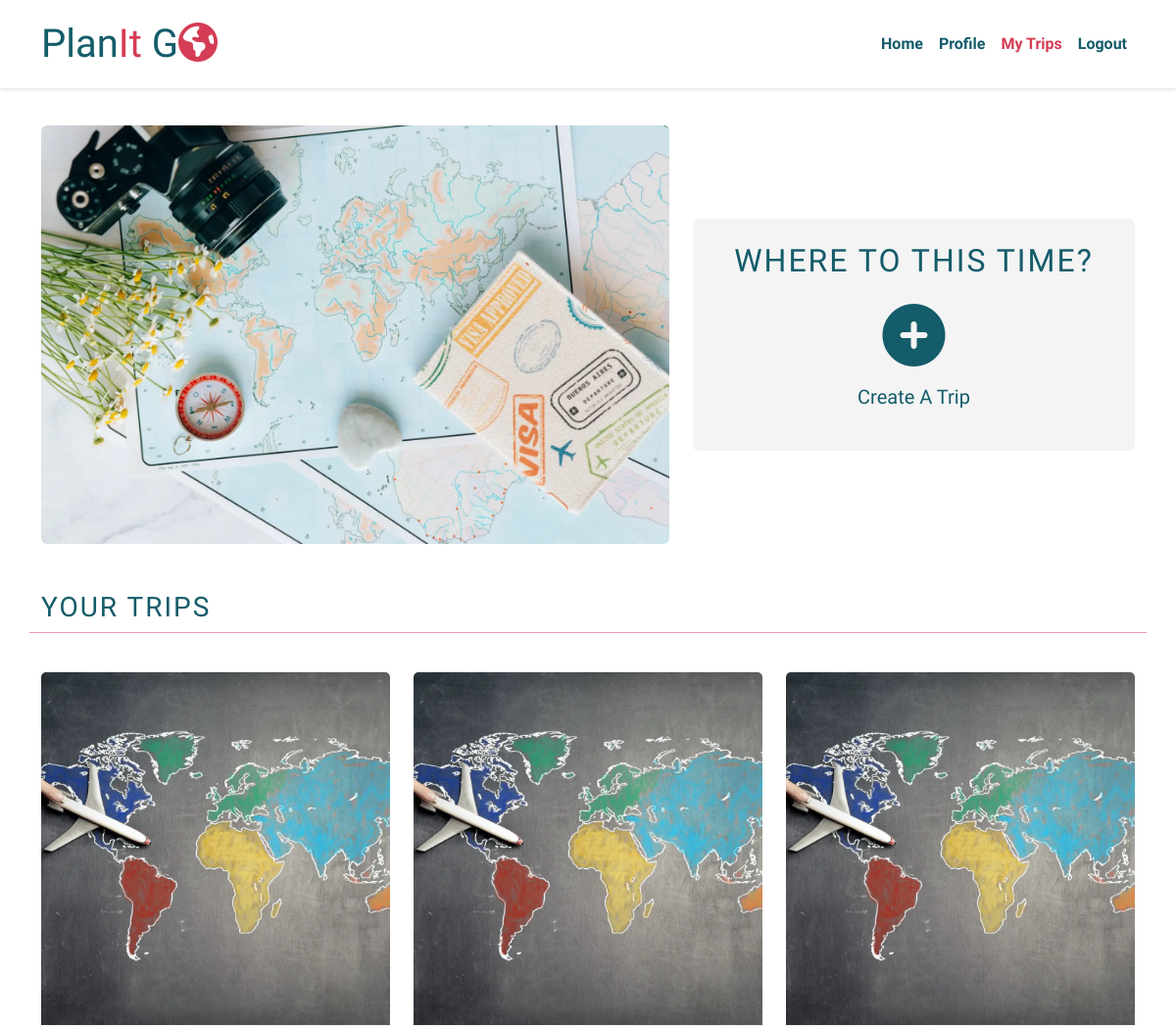
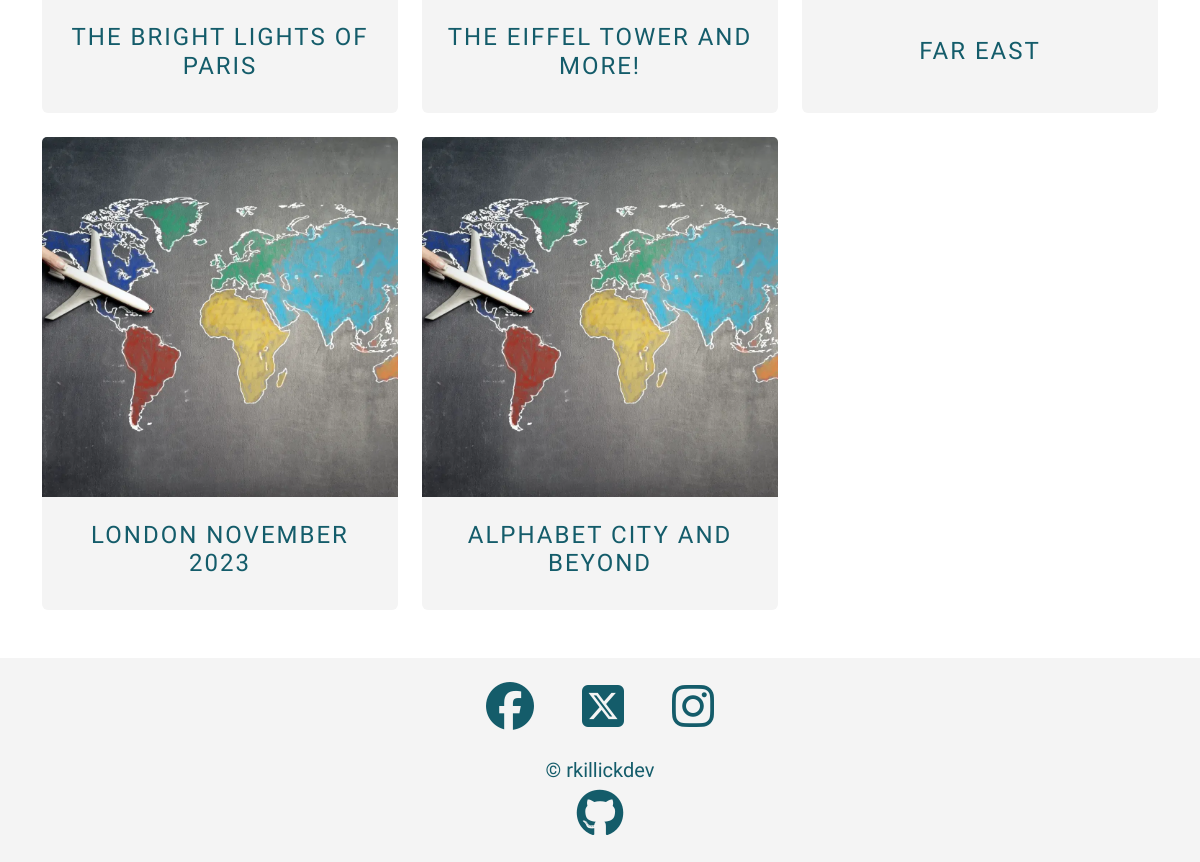
The page /trips/trip_list (signed in) on the database its author committed (2 pictures, top to bottom).
### trips/models.py (models this page shows, shortened)
class Trip(models.Model):
    profile = models.ForeignKey(
        Profile, on_delete=models.CASCADE, related_name="trips"
    )
    location = models.ForeignKey(
        Location, on_delete=models.CASCADE, related_name="trips"
    )
    title = models.CharField(max_length=30, unique=True)
    slug = models.SlugField(max_length=30, unique=True)
    description = models.TextField(blank=True)
    trip_image = CloudinaryField(
        "image",
        default="placeholder",
        transformation={
            "width": "1500",
            "height": "1000",
            "crop": "fill",
            "gravity": "auto",
            "fetch_format": "auto",
            "quality": "auto",
            "dpr": "auto",
            "responsive": True,
        },
        folder="/images/trips",
        format="webp",
    )
    start_date = models.DateField(blank=True, null=True)
    end_date = models.DateField(blank=True, null=True)
    created_on = models.DateTimeField(auto_now_add=True)
    is_complete = models.BooleanField(default=False)
    places = models.ManyToManyField(
        Place, related_name="trip_place", blank=True
    )
    class Meta:
        ordering = ["-start_date"]

### trips/views.py (the view)
# urls.py: path("trip_list", TripListView.as_view(), name="trip_list"),
class TripListView(LoginRequiredMixin, ListView):
    model = Trip
    context_object_name = "trip_list"
    def get_queryset(self):
        return Trip.objects.filter(profile=self.request.user.profile).order_by(
            "-created_on"
        )

### locations/models.py (called while the page is built)
    def __str__(self):
        return self.city

### trips/templates/trips/trip_list.html (shortened to what this page needs)
{% extends "base.html" %}
{% block content %}
{% load static %}
<section id="trip-actions"
         class="mt-7">
  <div class="container">
    <div class="row mb-5 gy-4 flex-wrap-reverse">
      <div class="col-lg-7 d-flex flex-column justify-content-center">
        <div class="image-container">
          {% if request.user.is_staff %}
            <img src="{% static 'images/map-laptop-admin-1500x1000-compress.webp'%}"
                alt="A silhouette of a world map is displayed on a laptop screen"
                class="img-fluid rounded">
          {% else %}
            <img src="{% static 'images/map-planner-camera-compress.webp'%}"
                alt="A desk with camera, compass, maps, flowers and a passport
                spread across"
                class="img-fluid rounded">
          {% endif %}
        </div>
      </div>
      <div class="col-lg-5 d-flex flex-column justify-content-center">
        <div class="text-container rounded p-4 d-flex flex-column justify-content-center bg-secondary text-center gap-3">
          {% if request.user.is_staff %}
            <h2>Work to do?</h2>
            <div class="d-flex flex-column gap-3">
              <a href="{% url 'locations'%}" class="link-transform" aria-label="Click to navigate to admin page"><i class="fa-solid fa-circle-plus fa-4x"></i></a>
              <p class="lead">Add A Destination</p>
            </div>
          {% else %}
            {% if trip_list.count == 0 and not request.user.profile.screen_name %}
              <i class="text-primary fa-solid fa-earth-americas fa-4x"></i>
              <h2>Adventure Awaits...</h2>
              <p>Congratulations for signing up. You're almost ready to start
                planning your adventures. We would love to know a bit more about you
                and your travels. Click below to add some personal touches to your
                profile</p>
              <div class="d-flex flex-column gap-3">
                <a href="{% url 'update_profile' request.user.profile.id %}"
                   class="icon-link button-link m-auto link-transform">
                  <i class="fa-solid fa-circle-plus fa-4x"
                     role="img"
                     aria-label="Click to create a profile"></i>
                </a>
                <p class="lead fw-semibold">Create A Profile</p>
              </div>
            {% else %}
              {% if trip_list.count == 0 %}
                <h2>Start Planning</h2>
              {% else %}
                <h2>Where to this time?</h2>
              {% endif %}
              <div class="d-flex flex-column gap-3">
                <a href="{% url 'create_trip' %}"
                  class="link-transform button-link m-auto">
                  <i class="fa-solid fa-circle-plus fa-4x"
                     role="img"
                     aria-label="Click to create a trip"></i>
                </a>
                <p class="lead fw-light">Create A Trip</p>
              </div>
            {% endif %}
          {% endif %}
        </div>
      </div>
    </div>
  </div>
</section>
{% if request.user.profile.screen_name %}
  <section id="trip-list" class="mb-5">
    <div class="container">
      {% if trip_list.count > 0 %}
        <div class="row">
          <h3>Your Trips</h3>
          <hr>
        </div>
        <div class="row">
          {% for trip in trip_list %}
            <div class="col-md-4 gy-4">
              <div class="image-clickable card border-0 bg-secondary text-center h-100">
                {% if 'placeholder' in trip.trip_image.url %}
                  <img src="{% static 'images/placeholders/trip-placeholder-globe-in-hand.webp' %}"
                      alt="Small globe held in the palm of a hand with mountains in the
                      background"
                      class="card-img-top img-fluid img-size-consistent">
                {% else %}
                  <img src="{{trip.trip_image.url}}"
                      alt="User uploaded image of {{trip.location}}"
                      class="card-img-top img-fluid img-size-consistent">
                {% endif %}
                <div class="card-body d-flex flex-column justify-content-center">
                  <h4 class="m-0 py-2">{{ trip.title }}</h4>
                </div>
              </div>
            </div>
            {% if forloop.counter|divisibleby:3 %}
        </div>
        <div class="row">
            {% endif %}
          {% endfor %}
        </div>
      {% endif %}
    </div>
  </section>
{% endif %}
{% endblock %}

### static/css/styles.css (style rules this page uses)
* { box-sizing: border-box; padding: 0; margin: 0; }
a { text-decoration: none; color: inherit; }
hr { color: var(--bs-primary); opacity: 0.5; }
h2, h3, h4 { text-transform: uppercase; letter-spacing: 2px; }
.button-link { width: fit-content; }
.link-transform { transition: all 0.15s ease; }
.img-size-consistent { width: 100%; height: 30vw; object-fit: cover; }
.image-clickable { transition: all 0.15s ease; }

### rows shown on the page
Trip: title "THE BRIGHT LIGHTS OF PARIS"
Trip: title "THE EIFFEL TOWER AND MORE!"
Trip: title "FAR EAST"
Trip: title "LONDON NOVEMBER 2023"
Trip: title "ALPHABET CITY AND BEYOND"
